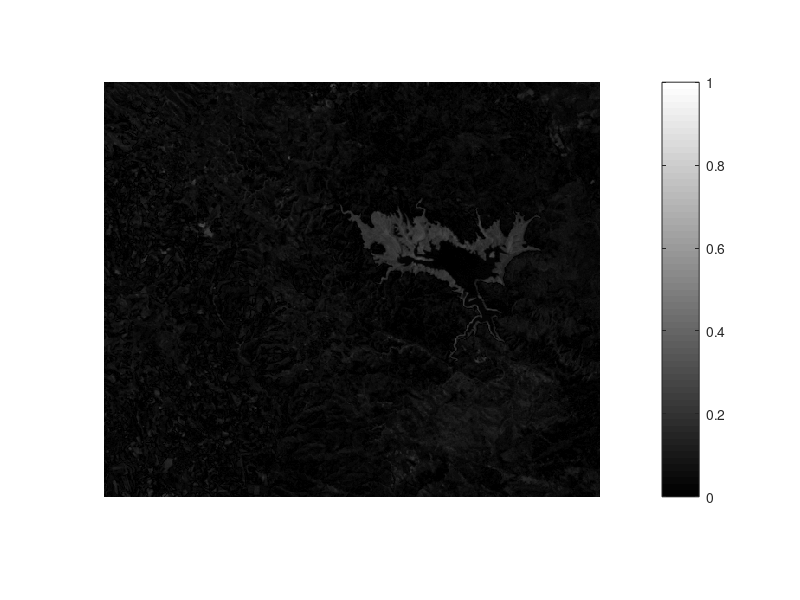
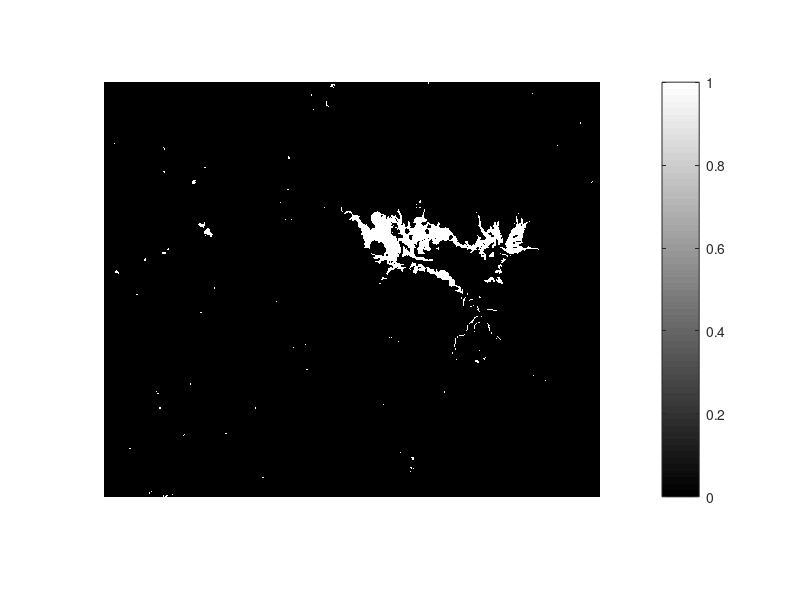

MATLAB code for these plots, in order: (Note: this script raises an error after producing the figures.)
%This code was made from the article 
% "Rayleigh-Rice mixture parameter estimation via EM algorithm for change 
% detection in multispectral images "

% if you used remember to cited bibtex here:
% @article{zanetti2015rayleigh,
%   title={Rayleigh-Rice mixture parameter estimation via EM algorithm for change detection in multispectral images},
%   author={Zanetti, Massimo and Bovolo, Francesca and Bruzzone, Lorenzo},
%   journal={IEEE Transactions on Image Processing},
%   volume={24},
%   number={12},
%   pages={5004--5016},
%   year={2015},
%   publisher={IEEE}
% }
%%
clear all
close all
clc

%% Initialization

%________________ lake data ___________
load('mulgaria_95_96.mat')
%load('fire_2013.mat')

I = lake';
Aspot = lakef';
clear lake lakef;


%_________________Magnitude of difference _______________


ro = sqrt((I(:) - Aspot(:)).^2);

ro(ro == 0) = eps;




%% Population of W1 and W2 for ML initial parameters

T = (max(ro) - min(ro))/2;

idx_w1 = ro <= T;
idx_w2 = ro > T;
W1 = ro(idx_w1);
W2 = ro(idx_w2);

change_map = ro;
change_map(idx_w1) = 0;
change_map(idx_w2) = 1;


[m_c n_c] = size(Aspot);

figure, imshow(reshape(ro,m_c,n_c)), colorbar
figure, imshow(reshape(change_map,m_c,n_c)), colorbar

N = length(ro);


alpha = length(W1)/N;
b_n = raylfit(W1);
pd = fitdist(W2,'Rician');
nu = pd.s;
sigma_c = pd.sigma;

%% Compute log-likelihood
p_x_w1 = rayleigh(ro,b_n);
p_x_w2 = rician(ro,sigma_c,nu);

%Solve problem with low probabilities round to zero in order to avoid
%Nan or Inf due to de fisr order modified Bessel function and
%log-likelihood
p_x_w1(p_x_w1 == 0) = eps;
p_x_w2(p_x_w2 == 0) = eps;
p_x_w2(isnan(p_x_w2)) = eps;
p_x_w2(isinf(p_x_w2)) = eps;

%joint distribution
p_ro_Psi = (alpha*p_x_w1) + ...
    ((1 - alpha)*p_x_w2);


clear idx_w1 idx_w2

%imagesc(reshape(p_ro_Psi,m_c,n_c))

log_likelihood(1) = sum(log(p_ro_Psi));

log_likeliold = 100;

figure;
hold on

Q_psi_psihat = zeros(N,2);
k = 1;

while abs(log_likelihood(k) - log_likeliold)/log_likeliold > 10e-8
    
    
    
    %%Expectation step
    p_x_w1 = rayleigh(ro,b_n);
    p_x_w2 = rician(ro,sigma_c,nu);
    
    %Solve problem with low probabilities round to zero
    p_x_w1(p_x_w1 == 0) = eps;
    p_x_w2(p_x_w2 == 0) = eps;
    p_x_w2(isnan(p_x_w2)) = eps;
    p_x_w2(isinf(p_x_w2)) = eps;
    
    
    p_w1_x_psi = (alpha*p_x_w1)./p_ro_Psi;
    p_w2_x_psi = ((1 - alpha)*p_x_w2)./p_ro_Psi;
    
    Q_psi_psihat(:,1) = p_w1_x_psi;%.*log(alpha*p_x_w1);
    Q_psi_psihat(:,2) = p_w2_x_psi;%.*log((1 - alpha)*p_x_w2);
    
    
    %% Maximitation step
    alpha_old = alpha;
    b_n_old = b_n;
    nu_old = nu;
    sigma_c_old = sigma_c;
    
    alpha = (1/N)*sum(p_w1_x_psi);
    
    b_n = sqrt((sum(p_w1_x_psi.*(ro.^2)))/(2*(sum(p_w1_x_psi))));
    
    I_0 = besseli(0,(ro.*nu_old)./(sigma_c_old^2));
    I_1 = besseli(1,(ro.*nu_old)./(sigma_c_old^2));
    nu = ((sum(p_w2_x_psi.*(I_1./I_0).*ro))/(sum(p_w2_x_psi)));
    
    aux = (ro.^2) + (nu_old.^2) - (2*ro.*nu_old.*(I_1./I_0));
    sigma_c = sqrt((sum(p_w2_x_psi.*aux))/(2*(sum(p_w2_x_psi))));
    
    
    %% Log-likelihood
    p_x_w1 = rayleigh(ro,b_n);
    p_x_w2 = rician(ro,sigma_c,nu);
    
    %Solve problem with low probabilities round to zero in order to avoid
    %Nan or Inf due to de fisr order modified Bessel function and
    %log-likelihood
    p_x_w1(p_x_w1 == 0) = eps;
    p_x_w2(p_x_w2 == 0) = eps;
    p_x_w2(isnan(p_x_w2)) = eps;
    p_x_w2(isinf(p_x_w2)) = eps;
    
    %joint distribution
    p_ro_Psi = (alpha*p_x_w1) + ...
        ((1 - alpha)*p_x_w2);
    
    log_likeliold = log_likelihood(k);
    
    k = k + 1
    
    log_likelihood(k) = sum(log(p_ro_Psi));
    
    plot(log_likelihood,'r','linewidth',3)
    title('Log-likelihood','FontSize',13)
    xlabel('Iterations','FontSize',13)
    ylabel('$\mathcal{L}(\mathbf{ \Psi }) = \sum log(p(\mathbf{X}|\mathbf{\Psi}))$','FontSize',13,'interpreter','latex')
    set(gca,'FontSize',12)
    grid on
    
    drawnow
    
end

%% BDR (Bayesian Decision Rule)
[val index] = max(Q_psi_psihat,[],2);
clear val;

change_map = ro;
change_map(index == 1) = 0; %No change
change_map(index == 2) = 1; %Change
change_map = reshape(change_map,m_c,n_c);

figure, imshow(change_map), colorbar

[counts ,centers] = hist(ro,100);
counts_n = counts./max(counts);
figure, bar(centers,counts_n)
hold on
plot(ro,p_ro_Psi./max(p_ro_Psi),'rx')
title('Joint distribution and Histogram of $\rho$','FontSize',13,'interpreter','latex')
xlabel('$\rho$','FontSize',13,'interpreter','latex')
ylabel('Normalized probabilities','FontSize',13,'interpreter','latex')
set(gca,'FontSize',12)
grid on
